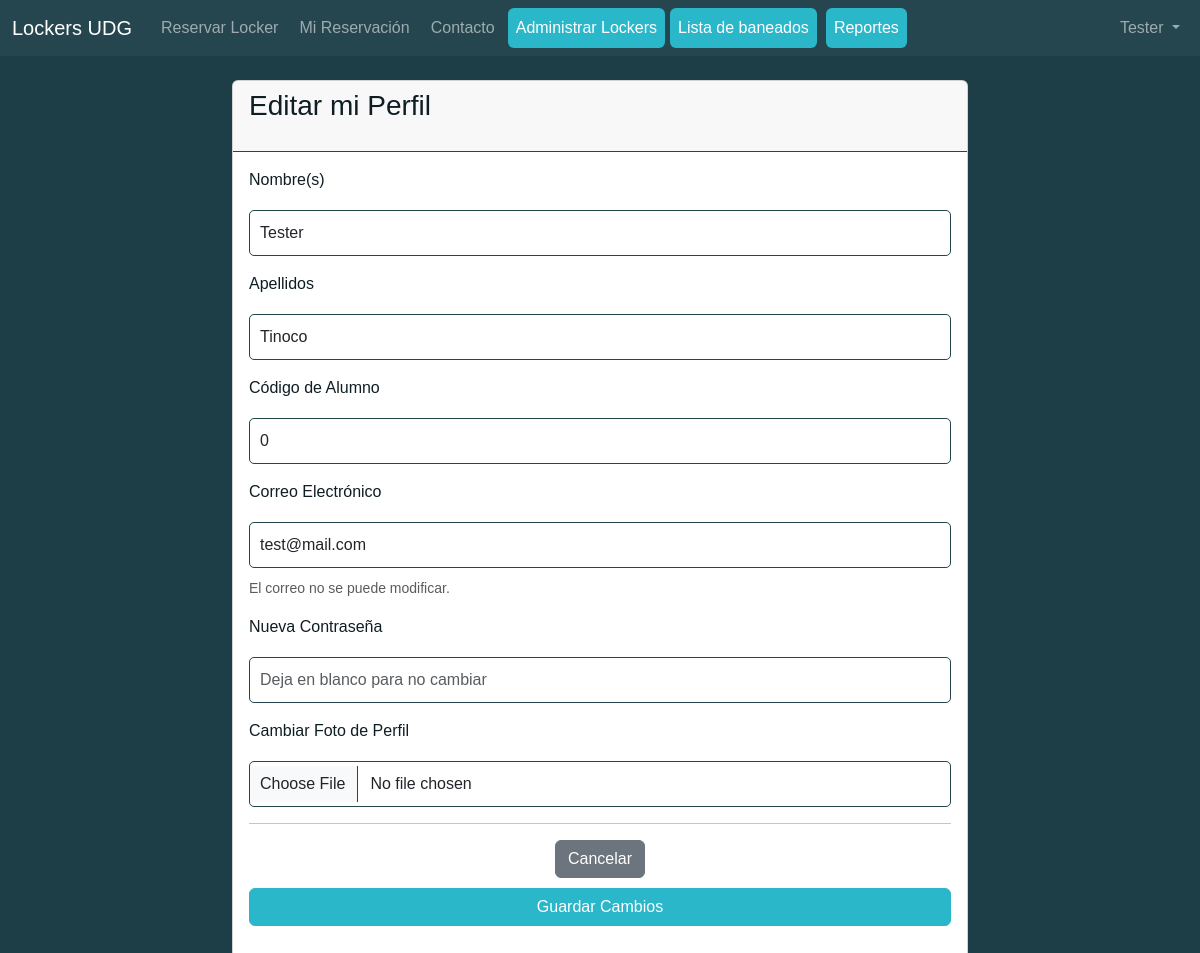
Screenshot of /usuario_edita.php (signed in) with the database file from the repository.
### tables this page shows
CREATE TABLE `usuario` (
  `id` int(11) NOT NULL,
  `nombre` varchar(128) NOT NULL,
  `apellidos` varchar(128) NOT NULL,
  `codigo` varchar(20) NOT NULL,
  `correo` varchar(255) NOT NULL,
  `pass` varchar(255) NOT NULL,
  `archivo_nombre` varchar(255) DEFAULT NULL,
  `archivo_file` varchar(255) DEFAULT NULL,
  `eliminado` tinyint(1) DEFAULT 0,
  `fecha_alta` timestamp NOT NULL DEFAULT current_timestamp(),
  `rol` tinyint(1) NOT NULL DEFAULT 2 COMMENT '1: Admin, 2: Estudiante',
  `estado_suspension` tinyint(1) DEFAULT 0 COMMENT '0: Activo, 1: Suspendido',
  `suspension_hasta` datetime DEFAULT NULL COMMENT 'Fecha y hora fin del castigo'
);

### usuario_edita.php (the view, shortened to what this page needs)
<?php
require_once 'menu.php';
$con = conecta();
$id = $_SESSION['id_usuario'] ?? 0;
$stmt = $con->prepare("SELECT nombre, apellidos, codigo, correo FROM usuario WHERE id = ?");
$stmt->bind_param("i", $id);
$stmt->execute();
$result = $stmt->get_result();
$usuario = $result->fetch_assoc();
?>
<!DOCTYPE html>
<html lang="es">
<head>
    <link rel="stylesheet" href="css/estilo.css?v=1.2">
    </head>
<body>
    <div class="container mt-4">
        <div class="row justify-content-center">
            <div class="col-md-8">
                <div class="card">
                    <div class="card-header">
                        <h3>Editar mi Perfil</h3>
                    </div>
                    <div class="card-body">
                        <form id="formEditar" action="usuario_update.php" method="POST" enctype="multipart/form-data">
                            <div class="mb-3">
                                <label for="nombre" class="form-label">Nombre(s)</label>
                                <input type="text" class="form-control" id="nombre" name="nombre" value="<?php echo htmlspecialchars($usuario['nombre']); ?>" required>
                            </div>
                            <div class="mb-3">
                                <label for="apellidos" class="form-label">Apellidos</label>
                                <input type="text" class="form-control" id="apellidos" name="apellidos" value="<?php echo htmlspecialchars($usuario['apellidos']); ?>" required>
                            </div>
                             <div class="mb-3">
                                <label for="codigo" class="form-label">Código de Alumno</label>
                                <input type="text" class="form-control" id="codigo" name="codigo" value="<?php echo htmlspecialchars($usuario['codigo']); ?>" readonly>
                            </div>
                            <div class="mb-3">
                                <label for="correo" class="form-label">Correo Electrónico</label>
                                <input type="email" class="form-control" id="correo" name="correo" value="<?php echo htmlspecialchars($usuario['correo']); ?>" readonly>
                                <div class="form-text">El correo no se puede modificar.</div>
                            </div>
                            <div class="mb-3">
                                <label for="pass" class="form-label">Nueva Contraseña</label>
                                <input type="password" class="form-control" id="pass" name="pass" placeholder="Deja en blanco para no cambiar">
                            </div>
                            <div class="mb-3">
                                <label for="foto" class="form-label">Cambiar Foto de Perfil</label>
                                <input class="form-control" type="file" name="foto" id="foto" accept="image/*">
                            </div>
                            <hr>
                            <div class="text-center">
                                <a href="bienvenido.php" class="btn btn-secondary">Cancelar</a>
                                <button type="submit" class="btn btn-primary">Guardar Cambios</button>
                            </div>
                        </form>
                    </div>
                </div>
            </div>
        </div>
    </div>
</body>
</html>

### css/estilo.css (style rules this page uses)
:root { --fondo-principal: #1D3D47; --fondo-secundario: #FFFFFF; --texto-principal: #0F1E23; --texto-secundario: #8BA0A6; --exito: #27EA54; --error: #DE414E; --destacado: #2AB7CA; --bordes: #26464F; --warning: #ffc107; --warning-texto: #856404; --blanco: #FFFFFF; }
body { font-family: Arial, sans-serif; background: var(--fondo-principal); color: var(--texto-principal); margin: 0; }
h2, h3 { margin-bottom: 20px; color: var(--texto-principal); }
input[type="text"], input[type="email"], input[type="password"], input[type="file"], input[type="date"], select.form-select { width: 100%; padding: 10px; margin: 10px 0; border: 1px solid var(--bordes); border-radius: 5px; box-sizing: border-box; }
button, .logout-button { width: 100%; padding: 10px; background: var(--destacado); color: var(--blanco); border: none; border-radius: 5px; cursor: pointer; text-decoration: none; display: inline-block; margin-top: 10px; font-weight: bold; }
.card { background-color: var(--fondo-secundario); color: var(--texto-principal); }
.card-header { border-bottom: 1px solid var(--bordes); }
.btn-primary { background-color: var(--destacado); border-color: var(--destacado); color: var(--blanco); }

### rows the page displays
usuario: nombre "Tester", apellidos "Tinoco", codigo "0", correo "test@mail.com"

### other values shown
$nombre "Tester"
